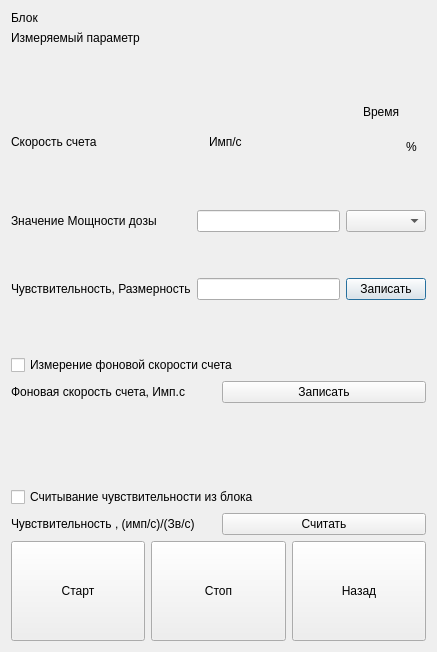
<?xml version="1.0" encoding="UTF-8"?>
<ui version="4.0">
 <class>Gamma_BDG_verify</class>
 <widget class="QDialog" name="Gamma_BDG_verify">
  <property name="geometry">
   <rect>
    <x>0</x>
    <y>0</y>
    <width>437</width>
    <height>652</height>
   </rect>
  </property>
  <property name="windowTitle">
   <string>Dialog</string>
  </property>
  <layout class="QVBoxLayout" name="verticalLayout_3">
   <item>
    <widget class="QLabel" name="label_4">
     <property name="text">
      <string>Блок</string>
     </property>
    </widget>
   </item>
   <item>
    <widget class="QLabel" name="label_9">
     <property name="text">
      <string>Измеряемый параметр</string>
     </property>
    </widget>
   </item>
   <item>
    <spacer name="verticalSpacer_5">
     <property name="orientation">
      <enum>Qt::Vertical</enum>
     </property>
     <property name="sizeHint" stdset="0">
      <size>
       <width>20</width>
       <height>25</height>
      </size>
     </property>
    </spacer>
   </item>
   <item>
    <layout class="QHBoxLayout" name="horizontalLayout_5">
     <item>
      <layout class="QVBoxLayout" name="verticalLayout">
       <item>
        <layout class="QHBoxLayout" name="horizontalLayout_3">
         <item>
          <spacer name="horizontalSpacer">
           <property name="orientation">
            <enum>Qt::Horizontal</enum>
           </property>
           <property name="sizeHint" stdset="0">
            <size>
             <width>40</width>
             <height>20</height>
            </size>
           </property>
          </spacer>
         </item>
         <item>
          <widget class="QLabel" name="label_3">
           <property name="sizePolicy">
            <sizepolicy hsizetype="Preferred" vsizetype="Minimum">
             <horstretch>0</horstretch>
             <verstretch>0</verstretch>
            </sizepolicy>
           </property>
           <property name="text">
            <string>Время</string>
           </property>
          </widget>
         </item>
        </layout>
       </item>
       <item>
        <layout class="QHBoxLayout" name="horizontalLayout_2">
         <item>
          <widget class="QLabel" name="label">
           <property name="text">
            <string>Скорость счета</string>
           </property>
          </widget>
         </item>
         <item>
          <widget class="QLabel" name="label_2">
           <property name="text">
            <string>Имп/с</string>
           </property>
          </widget>
         </item>
        </layout>
       </item>
      </layout>
     </item>
     <item>
      <layout class="QVBoxLayout" name="verticalLayout_2">
       <item>
        <spacer name="verticalSpacer">
         <property name="orientation">
          <enum>Qt::Vertical</enum>
         </property>
         <property name="sizeHint" stdset="0">
          <size>
           <width>20</width>
           <height>40</height>
          </size>
         </property>
        </spacer>
       </item>
       <item>
        <layout class="QHBoxLayout" name="horizontalLayout_4">
         <item>
          <widget class="QLabel" name="label_5">
           <property name="text">
            <string>%</string>
           </property>
          </widget>
         </item>
        </layout>
       </item>
      </layout>
     </item>
    </layout>
   </item>
   <item>
    <spacer name="verticalSpacer_2">
     <property name="orientation">
      <enum>Qt::Vertical</enum>
     </property>
     <property name="sizeHint" stdset="0">
      <size>
       <width>20</width>
       <height>26</height>
      </size>
     </property>
    </spacer>
   </item>
   <item>
    <layout class="QGridLayout" name="gridLayout">
     <item row="0" column="0">
      <widget class="QLabel" name="label_6">
       <property name="text">
        <string>Значение Мощности дозы</string>
       </property>
      </widget>
     </item>
     <item row="0" column="2">
      <widget class="QComboBox" name="comboBox"/>
     </item>
     <item row="2" column="1">
      <widget class="QLineEdit" name="lineEdit_2"/>
     </item>
     <item row="0" column="1">
      <widget class="QLineEdit" name="lineEdit"/>
     </item>
     <item row="2" column="2">
      <widget class="QPushButton" name="pushButton_4">
       <property name="text">
        <string>Записать</string>
       </property>
      </widget>
     </item>
     <item row="1" column="1">
      <spacer name="verticalSpacer_4">
       <property name="orientation">
        <enum>Qt::Vertical</enum>
       </property>
       <property name="sizeHint" stdset="0">
        <size>
         <width>20</width>
         <height>40</height>
        </size>
       </property>
      </spacer>
     </item>
     <item row="2" column="0">
      <widget class="QLabel" name="label_7">
       <property name="text">
        <string>Чувствительность, Размерность</string>
       </property>
      </widget>
     </item>
    </layout>
   </item>
   <item>
    <spacer name="verticalSpacer_3">
     <property name="orientation">
      <enum>Qt::Vertical</enum>
     </property>
     <property name="sizeHint" stdset="0">
      <size>
       <width>20</width>
       <height>25</height>
      </size>
     </property>
    </spacer>
   </item>
   <item>
    <widget class="QCheckBox" name="checkBox">
     <property name="text">
      <string>Измерение фоновой скорости счета</string>
     </property>
    </widget>
   </item>
   <item>
    <layout class="QHBoxLayout" name="horizontalLayout_6">
     <item>
      <widget class="QLabel" name="label_8">
       <property name="text">
        <string>Фоновая скорость счета, Имп.с</string>
       </property>
      </widget>
     </item>
     <item>
      <widget class="QPushButton" name="pushButton_5">
       <property name="text">
        <string>Записать</string>
       </property>
      </widget>
     </item>
    </layout>
   </item>
   <item>
    <spacer name="verticalSpacer_6">
     <property name="orientation">
      <enum>Qt::Vertical</enum>
     </property>
     <property name="sizeHint" stdset="0">
      <size>
       <width>20</width>
       <height>78</height>
      </size>
     </property>
    </spacer>
   </item>
   <item>
    <widget class="QCheckBox" name="checkBox_3">
     <property name="text">
      <string>Считывание чувствительности из блока</string>
     </property>
    </widget>
   </item>
   <item>
    <layout class="QHBoxLayout" name="horizontalLayout_7">
     <item>
      <widget class="QLabel" name="label_10">
       <property name="text">
        <string>Чувствительность , (имп/c)/(Зв/с)</string>
       </property>
      </widget>
     </item>
     <item>
      <widget class="QPushButton" name="pushButton_6">
       <property name="text">
        <string>Считать</string>
       </property>
      </widget>
     </item>
    </layout>
   </item>
   <item>
    <layout class="QHBoxLayout" name="horizontalLayout">
     <item>
      <widget class="QPushButton" name="pushButton_2">
       <property name="sizePolicy">
        <sizepolicy hsizetype="Minimum" vsizetype="Maximum">
         <horstretch>0</horstretch>
         <verstretch>100</verstretch>
        </sizepolicy>
       </property>
       <property name="minimumSize">
        <size>
         <width>0</width>
         <height>100</height>
        </size>
       </property>
       <property name="text">
        <string>Старт</string>
       </property>
      </widget>
     </item>
     <item>
      <widget class="QPushButton" name="pushButton_3">
       <property name="sizePolicy">
        <sizepolicy hsizetype="Minimum" vsizetype="Maximum">
         <horstretch>0</horstretch>
         <verstretch>100</verstretch>
        </sizepolicy>
       </property>
       <property name="minimumSize">
        <size>
         <width>0</width>
         <height>100</height>
        </size>
       </property>
       <property name="text">
        <string>Стоп</string>
       </property>
      </widget>
     </item>
     <item>
      <widget class="QPushButton" name="pushButton">
       <property name="sizePolicy">
        <sizepolicy hsizetype="Minimum" vsizetype="Maximum">
         <horstretch>0</horstretch>
         <verstretch>100</verstretch>
        </sizepolicy>
       </property>
       <property name="minimumSize">
        <size>
         <width>0</width>
         <height>100</height>
        </size>
       </property>
       <property name="text">
        <string>Назад</string>
       </property>
      </widget>
     </item>
    </layout>
   </item>
  </layout>
 </widget>
 <resources/>
 <connections/>
</ui>
